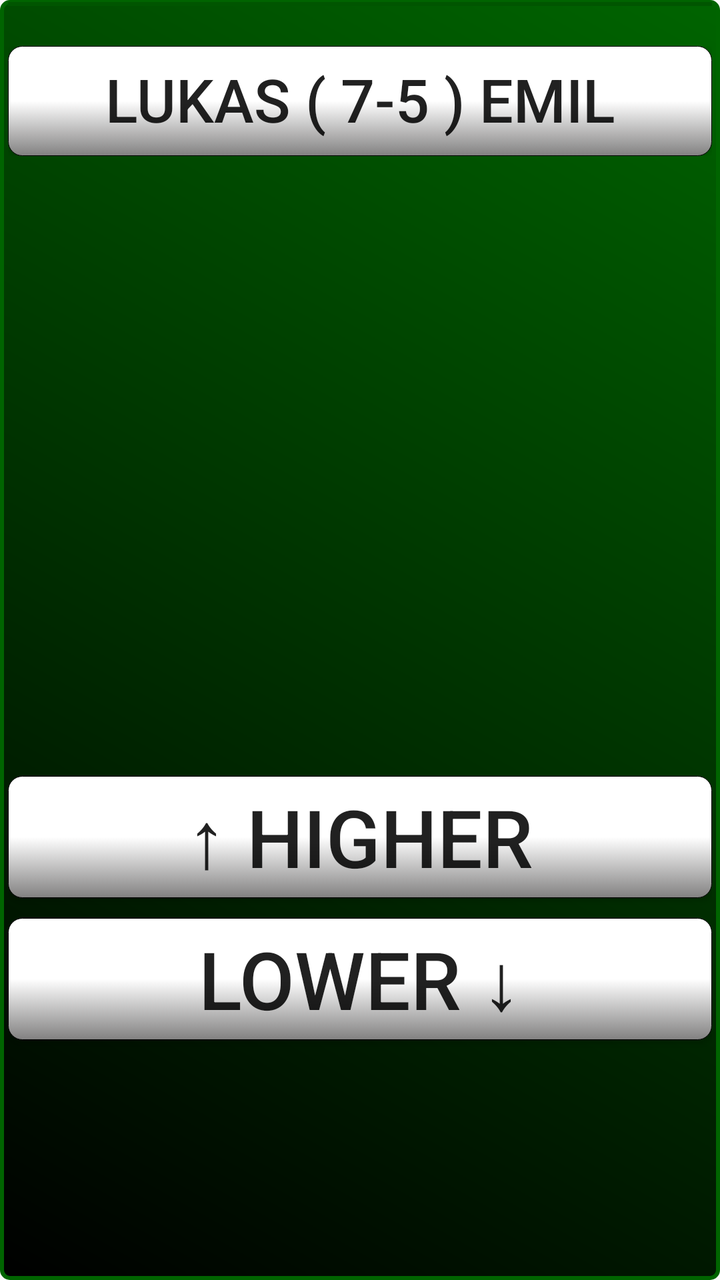
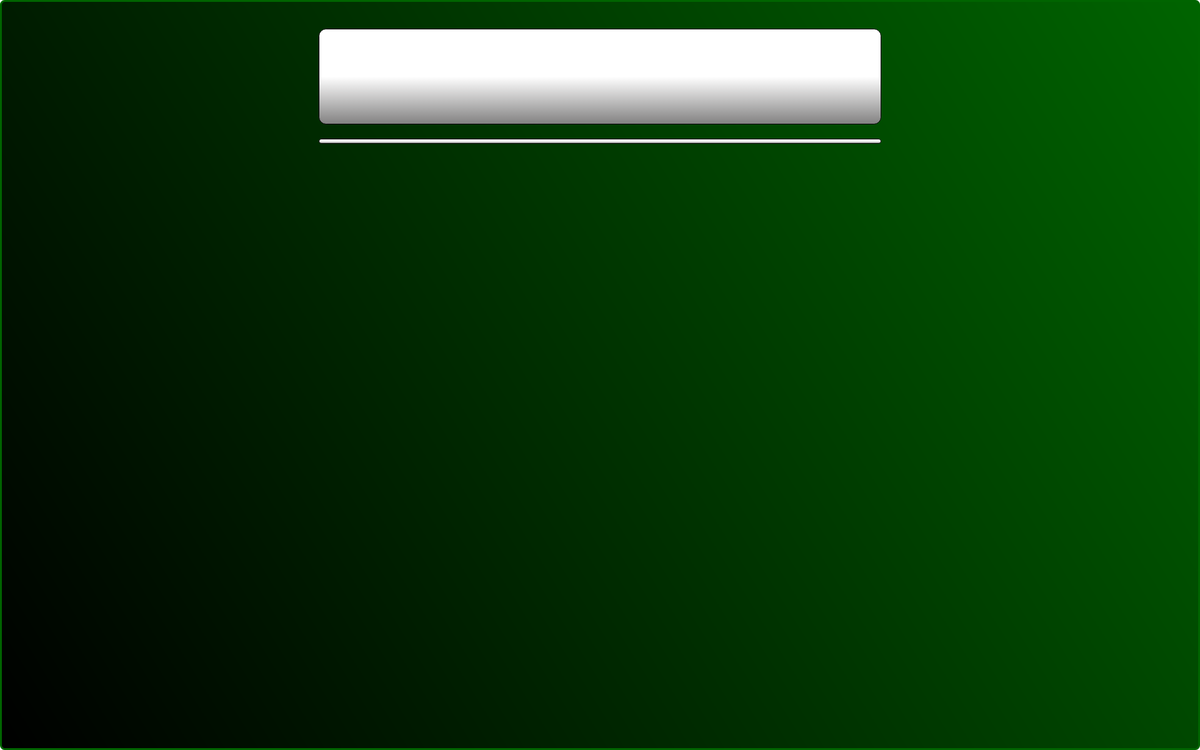

One screen, two layout resources from the same app: the default and the repository's alternative for another configuration. Each is rendered where Android would select it; the XML of both is given below.
<!-- AndroidManifest.xml: application theme CustomActionBarTheme -->
<!-- res/layout/stats_layout.xml -->
<LinearLayout xmlns:android="http://schemas.android.com/apk/res/android"
    xmlns:tools="http://schemas.android.com/tools"
    android:id="@+id/pager"
    android:orientation="vertical"
    android:layout_width="match_parent"
    android:layout_height="match_parent"
    android:background="@drawable/background"
    tools:context="se.xjobb.scardfeud.Stats" >
    <View
        android:layout_width="match_parent"
        android:layout_height="2dp"
        android:background="#005500"/>
<View
    android:layout_width="match_parent"
    android:layout_height="20dp"/>
    <RelativeLayout
        android:layout_width="wrap_content"
        android:layout_height="wrap_content">
    <Button
        android:layout_width="match_parent"
        android:layout_height="55dp"
        android:text="Lukas ( 7-5 ) Emil"
        android:textSize="30sp"
        android:paddingLeft="35dp"
        android:paddingRight="35dp"
        android:paddingBottom="5dp"
        android:background="@drawable/button"/>
    </RelativeLayout>
    <View
        android:layout_width="match_parent"
        android:layout_height="30dp"/>
    <RelativeLayout
        android:layout_width="wrap_content"
        android:layout_height="wrap_content"
        android:layout_gravity="center">
    <ImageView
        android:layout_width="180dp"
        android:layout_height="250sp"
        android:background="@drawable/c_two"/>
     <Button
        android:layout_width="180dp"
        android:layout_height="250sp"
        android:background="@drawable/start"
         android:id="@+id/start_game"/>
    </RelativeLayout>
    <View
        android:layout_width="match_parent"
        android:layout_height="30dp"/>
    <Button
        android:layout_width="match_parent"
        android:layout_height="wrap_content"
        android:textSize="40sp"
        android:text="↑ Higher"
        android:background="@drawable/button"/>
    <View
        android:layout_width="match_parent"
        android:layout_height="10dp"/>
    <Button
        android:layout_width="match_parent"
        android:layout_height="wrap_content"
        android:textSize="40sp"
        android:text="Lower ↓"
        android:background="@drawable/button"/>

</LinearLayout>
<!-- resources referenced by this layout -->
<resources>
  <!-- drawable background (drawable) -->
  <shape xmlns:android="http://schemas.android.com/apk/res/android"
      android:id="@+id/Corners">
      <gradient android:startColor="#003500" android:endColor="#007800" android:angle="45"/>
      <padding android:left="4dp" android:top="1dp" android:right="4dp" android:bottom="1dp" />
  </shape>
  <!-- drawable button (drawable) -->
  <?xml version="1.0" encoding="utf-8"?>
  <selector xmlns:android="http://schemas.android.com/apk/res/android">
  <item android:state_pressed="true"
      android:drawable="@drawable/shape_pressed" />
  <item android:drawable="@drawable/shape" />
  </selector>
  <style name="CustomActionBarTheme" parent="@style/Theme.AppCompat.Light.DarkActionBar">
          <item name="android:actionBarStyle">@style/MyActionBar</item>
  
          
          <item name="actionBarStyle">@style/MyActionBar</item>
      </style>
  <!-- drawable shape_pressed (drawable) -->
  <?xml version="1.0" encoding="UTF-8"?>
  <shape xmlns:android="http://schemas.android.com/apk/res/android">
      <solid android:color="#CCC"/>
  
      <stroke android:width="1dp"
          android:color="#ff000000"
          />
  
      <padding android:left="1dp"
          android:top="1dp"
          android:right="1dp"
          android:bottom="1dp"
          />
  
      <corners android:bottomRightRadius="7dp" android:bottomLeftRadius="7dp"
          android:topLeftRadius="7dp" android:topRightRadius="7dp"/>
  </shape>
  <!-- drawable shape (drawable) -->
  <?xml version="1.0" encoding="utf-8"?>
  <selector xmlns:android="http://schemas.android.com/apk/res/android">
  
  
      <item>
          <shape>
              <gradient android:endColor="#828181" android:startColor="#fff"
                  android:centerColor="#fff" android:angle="270" />
              <stroke android:width="0.1dp"
                  android:color="#000"
                  />
              <padding android:left="2dp" android:top="3dp" android:right="2dp"
                  android:bottom="3dp" />
              <corners android:bottomRightRadius="7dp" android:bottomLeftRadius="7dp"
                  android:topLeftRadius="7dp" android:topRightRadius="7dp"/>
          </shape>
  
      </item>
  </selector>
  <style name="MyActionBar" parent="@style/Widget.AppCompat.Light.ActionBar.Solid.Inverse">
          <item name="android:background">@drawable/actionbar</item>
  
          
          <item name="background">@drawable/actionbar</item>
      </style>
  <!-- drawable actionbar (drawable) -->
  <shape xmlns:android="http://schemas.android.com/apk/res/android"
      android:id="@+id/Corners">
      <gradient android:startColor="#006600" android:endColor="#007800" android:angle="45"/>
      <padding android:left="4dp" android:top="1dp" android:right="4dp" android:bottom="1dp" />
  </shape>
</resources>
<!-- res/layout-sw720dp/stats_layout.xml (the repository's variant of the layout above) -->
<!-- drawn on a large tablet held sideways -->
<ScrollView xmlns:android="http://schemas.android.com/apk/res/android"
    xmlns:tools="http://schemas.android.com/tools"
    android:id="@+id/pager"
    android:layout_width="match_parent"
    android:layout_height="match_parent"
    android:background="@drawable/background"
    tools:context="se.xjobb.scardfeud.MyStats" >
    <LinearLayout
        android:layout_width="match_parent"
        android:layout_height="match_parent"
        android:orientation="vertical">
        <View
            android:layout_width="match_parent"
            android:layout_height="30dp"/>
        <RelativeLayout
            android:layout_width="wrap_content"
            android:layout_height="wrap_content"
            android:layout_gravity="center">
            <TextView
                android:layout_width="600dp"
                android:layout_height="102dp"
                android:textSize="50dp"
                android:textStyle="bold"
                android:gravity="center"
                android:shadowColor="#000"
                android:shadowRadius="30"
                android:background="@drawable/button"
                android:id="@+id/personalstat_txt"/>
            <ImageView
                android:layout_width="102dp"
                android:layout_height="102dp"
                android:id="@+id/my_flag"/>

        </RelativeLayout>
        <View
            android:layout_width="match_parent"
            android:layout_height="15dp"/>
        <ListView
            android:layout_width="600dp"
            android:layout_gravity="center"
            android:layout_height="match_parent"
            android:background="@drawable/button"
            android:id="@+id/myStatList">

        </ListView>

    </LinearLayout>
</ScrollView>
